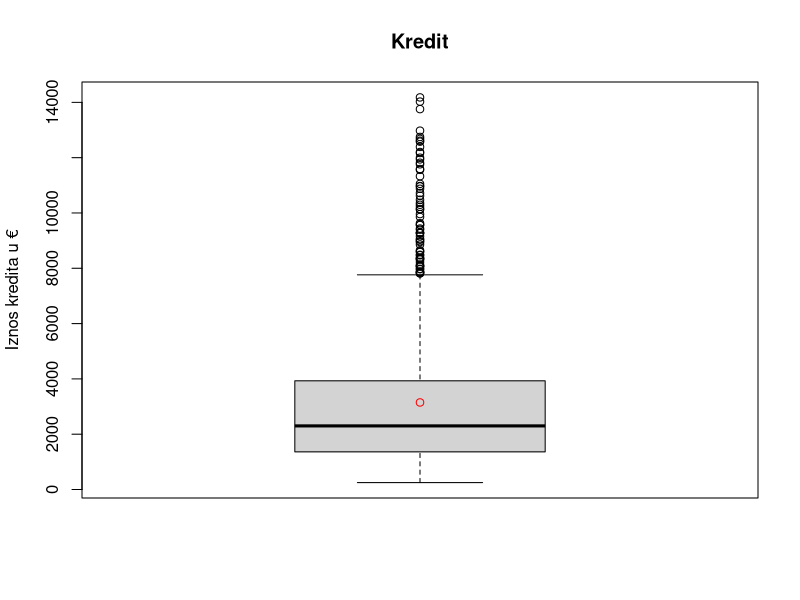
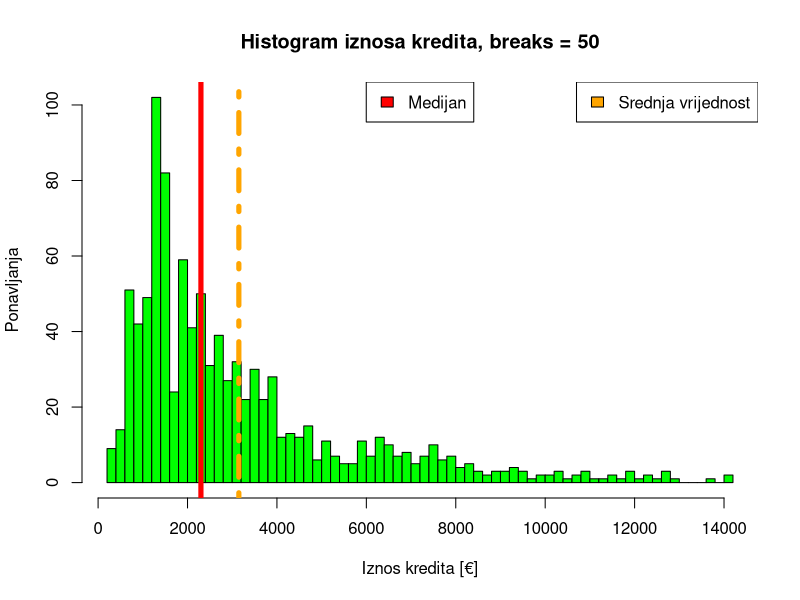
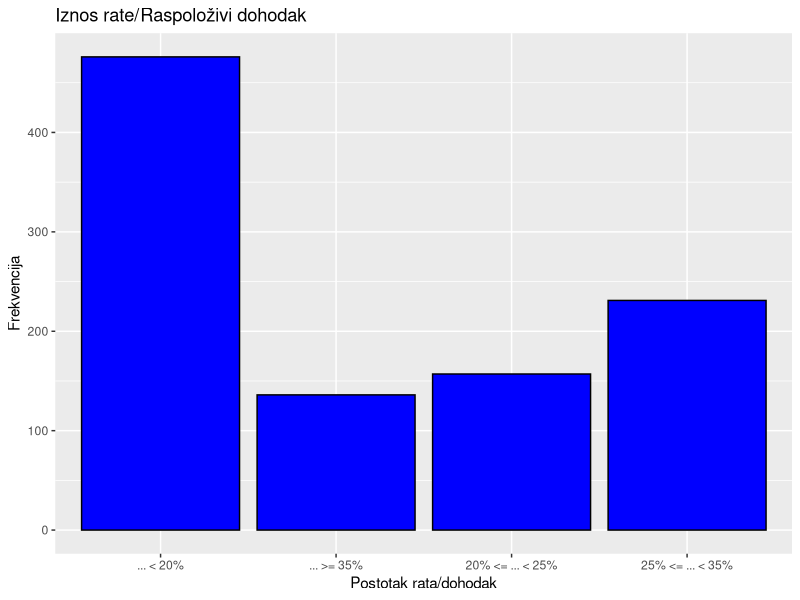
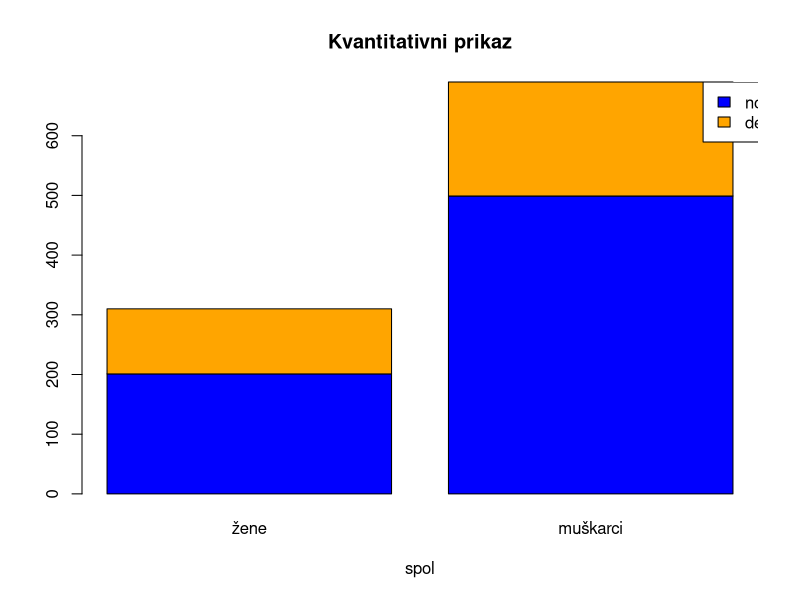
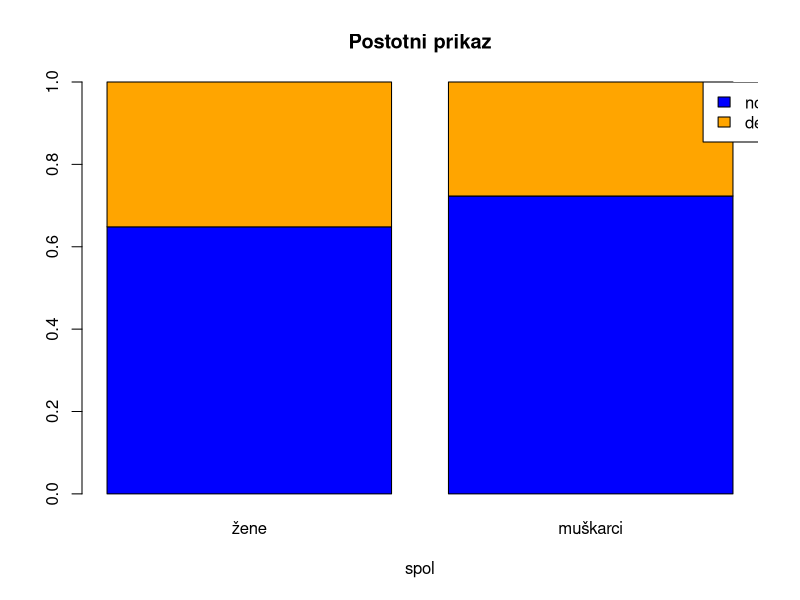
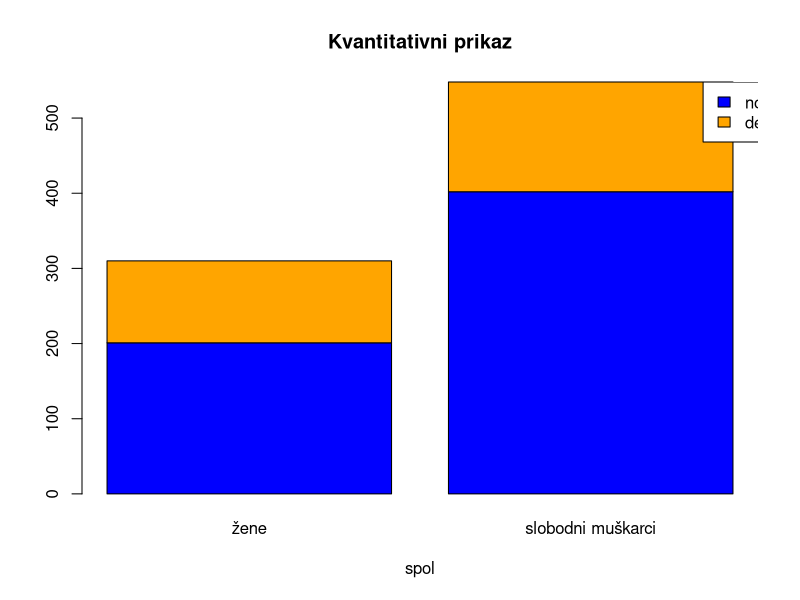
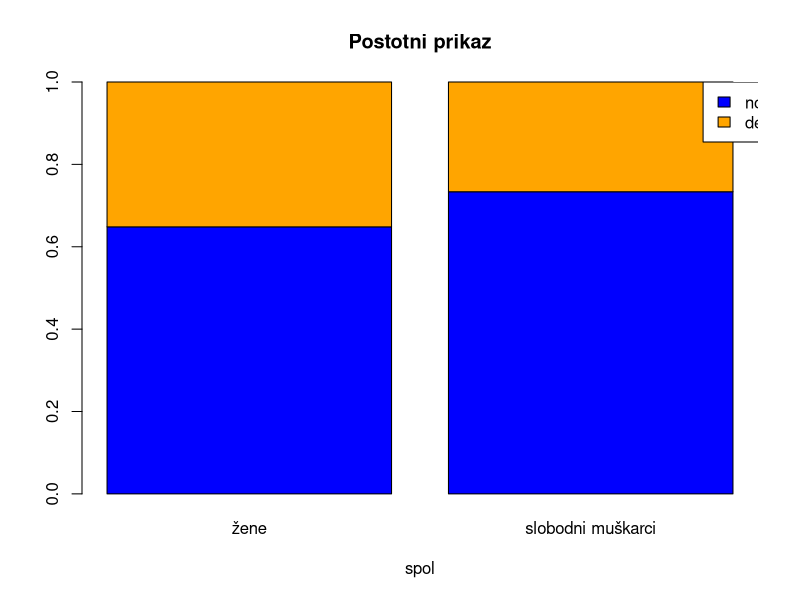
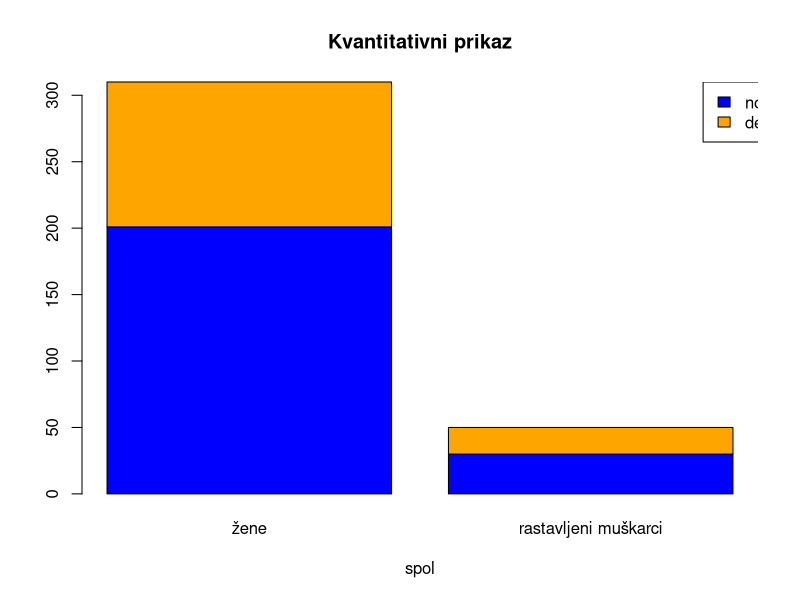

Here is the R script that generated these plots, in order:
## ---- chunk 1
knitr::opts_chunk$set(echo = TRUE)
library(stringr)
library(tidyr)
library(dplyr)
library(skimr)
library(ggplot2)
## ---- chunk 2
data <- read.csv("procjena_kreditnog_rizika.csv")
skim(data)
## ---- chunk 3
threshold <- quantile(data$CreditAmount, 0.99)  # Set threshold at 99th percentile
# Exclude data points above the threshold
filtered_data <- subset(data, CreditAmount <= threshold)
boxplot(filtered_data$CreditAmount, main="Kredit", ylab="Iznos kredita u €")
points(mean(filtered_data$CreditAmount), col = "red")
## ---- chunk 4
threshold <- quantile(data$CreditAmount, 0.99)  # Set threshold at 99th percentile
# Exclude data points above the threshold
filtered_data <- subset(data, CreditAmount <= threshold)
h = hist(filtered_data$CreditAmount,
         breaks = 50,
         main="Histogram iznosa kredita, breaks = 50",
         xlab="Iznos kredita [€]",
         ylab='Ponavljanja',
         col="green"
         )
legend("topright", legend = "Srednja vrijednost", fill = "orange")
legend("top", legend = "Medijan", fill = "red")
abline(v = mean(filtered_data$CreditAmount), col = "orange", lwd=5, lty=10)
abline(v = median(filtered_data$CreditAmount), col= "red", lwd=5)
## ---- chunk 5

# Create a bar plot
bar_plot <- ggplot(data, aes(x = PercentOfIncome)) +
  geom_bar(fill = "blue", color = "black") +
  labs(title = "Iznos rate/Raspoloživi dohodak",
       x = "Postotak rata/dohodak",
       y = "Frekvencija")

# Print the plot
print(bar_plot)
## ---- chunk 6
credit_history_default <- data.frame(category = data$CreditHistory %>% unique)

credit_history_default$no_default <- sapply(credit_history_default$category, function(x){
  nrow(data[data$CreditHistory == x & data$Default==0,])
})

credit_history_default$default <- sapply(credit_history_default$category, function(x){
  nrow(data[data$CreditHistory == x & data$Default==1,])
})

credit_history_matirx <- matrix(
  c(credit_history_default$no_default, credit_history_default$default), nrow = 2, byrow = T
)
rownames(credit_history_matirx) <- c("no_default", "default")
colnames(credit_history_matirx) <- credit_history_default$category

chisq.test(credit_history_matirx, correct = F)
## ---- chunk 7
female_clients <- data[str_detect(data$PersonalStatus, "female"),]
male_clients <- data[!str_detect(data$PersonalStatus, "female"),]
num_female_default <- nrow(female_clients[female_clients$Default == 1,])
num_male_default <- nrow(male_clients[male_clients$Default == 1,])

proportion_matrix <- matrix(c(nrow(male_clients)-num_male_default, 
                            num_male_default,
                         nrow(female_clients)-num_female_default,
                          num_female_default), nrow=2, byrow = T)
colnames(proportion_matrix) <- c("no_default", "default")
rownames(proportion_matrix) <- c("male", "female")
# proportion_matrix
prop.test(proportion_matrix, alternative = "less")
## ---- chunk 8
Values <- matrix(c((nrow(female_clients)-num_female_default),
                   (nrow(male_clients)-num_male_default),
                   num_female_default, 
                   num_male_default
                     ), nrow=2, ncol=2, byrow = T)

barplot(Values, main="Kvantitativni prikaz", names.arg=c("žene", "muškarci"), xlab="spol", col = c("blue", "orange"))

legend("topright", inset = c(-0.1, 0), c("no default","default"), fill = c("blue", "orange"))
## ---- chunk 9

Values <- matrix(c((nrow(female_clients)-num_female_default)/nrow(female_clients),
                   (nrow(male_clients)-num_male_default)/nrow(male_clients),
                   num_female_default/nrow(female_clients), 
                   num_male_default/nrow(male_clients)
                     ), nrow=2, ncol=2, byrow = T)


barplot(Values, main="Postotni prikaz", names.arg=c("žene", "muškarci"), xlab="spol", col = c("blue", "orange"))


legend("topright", inset = c(-0.1, 0), c("no default","default"), fill = c("blue", "orange"))

## ---- chunk 10
male_single_clients <- male_clients[str_detect(male_clients$PersonalStatus, "single"),]
num_male_single_default <- sum(male_single_clients$Default == 1)

proportion_matrix[1,] <- c(nrow(male_single_clients) - num_male_single_default,
                           num_male_single_default)
# proportion_matrix
prop.test(proportion_matrix, alternative = "less")
## ---- chunk 11
Values <- matrix(c((nrow(female_clients)-num_female_default),
                   (nrow(male_single_clients)-num_male_single_default),
                   num_female_default, 
                   num_male_single_default
                     ), nrow=2, ncol=2, byrow = T)

barplot(Values, main="Kvantitativni prikaz", names.arg=c("žene", "slobodni muškarci"), xlab="spol", col = c("blue", "orange"))

legend("topright", inset = c(-0.1, 0), c("no default","default"), fill = c("blue", "orange"))
## ---- chunk 12

Values <- matrix(c((nrow(female_clients)-num_female_default)/nrow(female_clients),
                   (nrow(male_single_clients)-num_male_single_default)/nrow(male_single_clients),
                   num_female_default/nrow(female_clients), 
                   num_male_single_default/nrow(male_single_clients)
                     ), nrow=2, ncol=2, byrow = T)

barplot(Values, main="Postotni prikaz", names.arg=c("žene", "slobodni muškarci"), xlab="spol", col = c("blue", "orange"))

legend("topright", inset = c(-0.1, 0), c("no default", "default"), fill = c("blue", "orange"))
## ---- chunk 13
male_divor_clients <- male_clients[str_detect(male_clients$PersonalStatus, "divorced"),]
num_male_divor_default <- sum(male_divor_clients$Default == 1)

proportion_matrix[1,] <- c(nrow(male_divor_clients) - num_male_divor_default,
                           num_male_divor_default)
# proportion_matrix
prop.test(proportion_matrix, alternative = "less")
## ---- chunk 14
Values <- matrix(c((nrow(female_clients)-num_female_default),
                   (nrow(male_divor_clients)-num_male_divor_default),
                   num_female_default, 
                   num_male_divor_default
                     ), nrow=2, ncol=2, byrow = T)

barplot(Values, main="Kvantitativni prikaz", names.arg=c("žene", "rastavljeni muškarci"), xlab="spol", col = c("blue", "orange"))

legend("topright", inset = c(-0.1, 0), c("no default", "default"), fill = c("blue", "orange"))
## ---- chunk 15

Values <- matrix(c((nrow(female_clients)-num_female_default)/nrow(female_clients),
                   (nrow(male_divor_clients)-num_male_divor_default)/nrow(male_divor_clients),
                   num_female_default/nrow(female_clients), 
                   num_male_divor_default/nrow(male_divor_clients)
                     ), nrow=2, ncol=2, byrow = T)

barplot(Values, main="Postotni prikaz", names.arg=c("žene", "rastavljeni muškarci"), xlab="spol", col = c("blue", "orange"))

legend("topright", inset = c(-0.1, 0), c("no default", "default"), fill = c("blue", "orange"))

## ---- chunk 16
male_married_clients <- male_clients[str_detect(male_clients$PersonalStatus, "married"),]
num_male_married_default <- sum(male_married_clients$Default == 1)

proportion_matrix[1,] <- c(nrow(male_married_clients) - num_male_married_default,
                           num_male_married_default)
# proportion_matrix
prop.test(proportion_matrix, alternative = "less")
## ---- chunk 17
Values <- matrix(c((nrow(female_clients)-num_female_default),
                   (nrow(male_married_clients)-num_male_married_default),
                   num_female_default, 
                   num_male_married_default
                     ), nrow=2, ncol=2, byrow = T)

barplot(Values, main="Kvantitativni prikaz", names.arg=c("žene", "oženjeni muškarci"), xlab="spol", col = c("blue", "orange"))

legend("topright", inset = c(-0.1, 0), c("no default", "default"), fill = c("blue", "orange"))
## ---- chunk 18

Values <- matrix(c((nrow(female_clients)-num_female_default)/nrow(female_clients),
                   (nrow(male_married_clients)-num_male_married_default)/nrow(male_married_clients),
                   num_female_default/nrow(female_clients), 
                   num_male_married_default/nrow(male_married_clients)
                     ), nrow=2, ncol=2, byrow = T)

barplot(Values, main="Postotni udio", names.arg=c("žene", "oženjeni muškarci"), xlab="spol", col = c("blue", "orange"))

legend("topright", inset = c(-0.1, 0), c("no default", "default"), fill = c("blue", "orange"))
## ---- chunk 19
c("real estate", "building society savings agreement/ life insurance",
  "unknown / no property", "car or other, not in attribute Account") %>% 
  sapply(function(x) {
    filter(data, Property==x) %>% pull(CreditAmount) -> numbers
    str_c(x, " n: ", length(numbers), "\n") %>% cat()
    print(summary(numbers))
    str_c(x, " standard deviation: ", sd(numbers), "\n") %>% cat()
    cat("-------------------------------------------\n")
    numbers
  }) -> Prop_category

boxplot(Prop_category, names=c("real estate", "life insurance", "unknown", "car"))

for(x in 1:length(Prop_category)) {
  hist(Prop_category[[x]], main = str_c("Histogram of ", names(Prop_category)[x]), xlab="Credit Amount")
}
